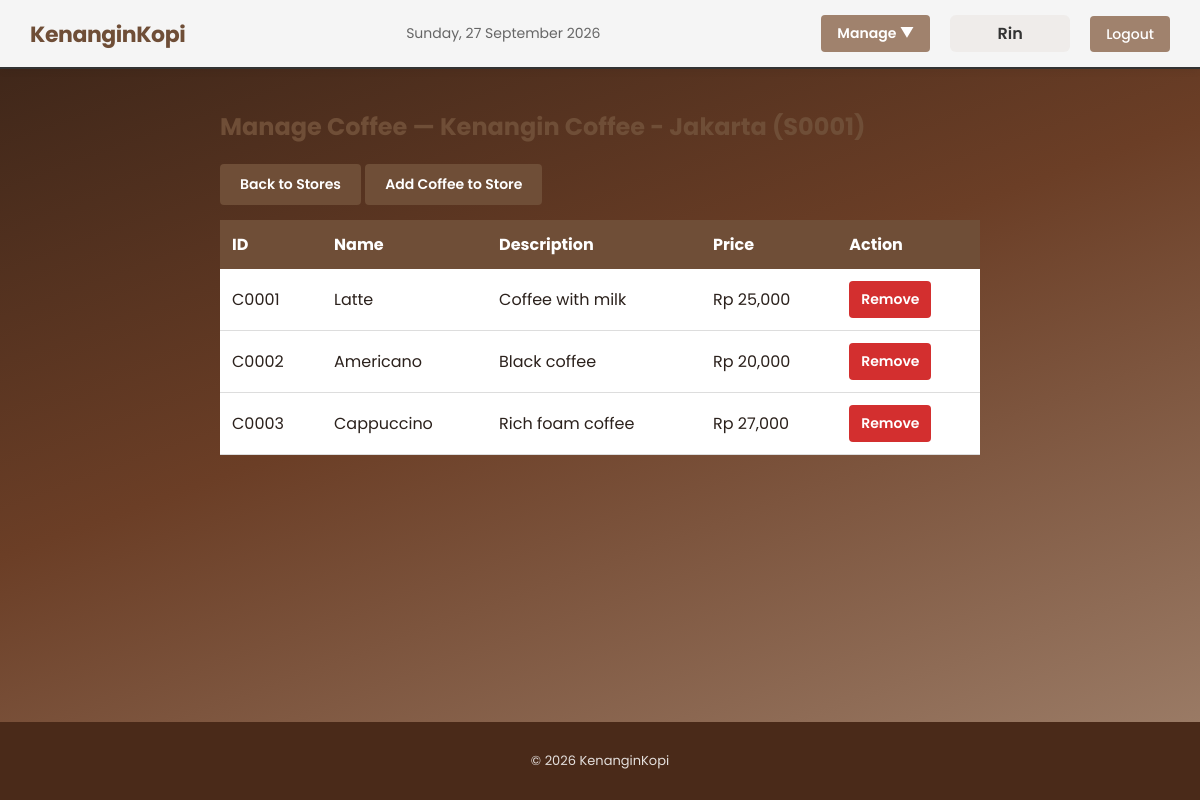
/admin/manage_coffee.php?store=S0001 (signed in), run on the app's committed database.
### tables this page shows
CREATE TABLE users (
  UserID char(5) NOT NULL,
  UserFullName varchar(50) NOT NULL,
  UserName varchar(50) NOT NULL,
  UserEmail varchar(50) NOT NULL,
  UserPassword varchar(100) NOT NULL,
  UserRole char(6) NOT NULL DEFAULT 'User'
);

CREATE TABLE store (
  StoreID char(5) NOT NULL,
  StoreName varchar(50) NOT NULL,
  StoreLocation varchar(100) NOT NULL
);

CREATE TABLE storecoffee (
  StoreID char(5) NOT NULL,
  CoffeeID char(5) NOT NULL,
  Price decimal(8,2) NOT NULL
);

CREATE TABLE coffee (
  CoffeeID char(5) NOT NULL,
  CoffeeName varchar(50) NOT NULL,
  CoffeeDesc varchar(100) NOT NULL
);

### admin/manage_coffee.php (the view, shortened to what this page needs)
<?php
require_once __DIR__ . '/../inc/db.php';
$store_filter = trim($_GET['store'] ?? '');
if ($store_filter !== '') {
  $stmt = $mysqli->prepare("SELECT StoreName FROM store WHERE StoreID = ?");
  $stmt->bind_param('s', $store_filter);
  $stmt->execute();
  $sr = $stmt->get_result()->fetch_assoc();
  $store_name = $sr['StoreName'];
  $res = $mysqli->prepare("SELECT c.CoffeeID, c.CoffeeName, c.CoffeeDesc, sc.Price FROM coffee c JOIN storecoffee sc ON sc.CoffeeID = c.CoffeeID WHERE sc.StoreID = ? ORDER BY c.CoffeeID ASC");
  $res->bind_param('s', $store_filter);
  $res->execute();
  $result = $res->get_result();
  require_once __DIR__ . '/../inc/header.php';
} else {
  $result = $mysqli->query("SELECT c.CoffeeID, c.CoffeeName, c.CoffeeDesc FROM coffee c ORDER BY c.CoffeeID ASC");
  require_once __DIR__ . '/../inc/header.php';
}
?>
<?php if (!empty($store_filter)): ?>
  <h2>Manage Coffee — <?=htmlspecialchars($store_name)?> (<?=htmlspecialchars($store_filter)?>)</h2>
  <a href="manage_stores.php" class="btn">Back to Stores</a>
  <a href="add_coffee.php?store=<?=urlencode($store_filter)?>" class="btn">Add Coffee to Store</a>
  <table>
    <thead><tr><th>ID</th><th>Name</th><th>Description</th><th>Price</th><th>Action</th></tr></thead>
    <tbody>
    <?php while ($c = $result->fetch_assoc()): ?>
      <tr>
        <td><?=htmlspecialchars($c['CoffeeID'])?></td>
        <td><?=htmlspecialchars($c['CoffeeName'])?></td>
        <td><?=htmlspecialchars($c['CoffeeDesc'])?></td>
        <td>Rp <?=number_format($c['Price'] ?? 0)?></td>
        <td>
          <form method="post" onsubmit="return confirm('Remove this coffee from store?');">
            <button type="submit" name="delete_coffee" class="btn btn-delete">Remove</button>
          </form>
        </td>
      </tr>
    <?php endwhile; ?>
    </tbody>
  </table>
<?php endif; ?>
<?php require_once __DIR__ . '/../inc/footer.php'; ?>

### inc/header.php (shortened to what this page needs)
<?php
require_once __DIR__ . '/db.php';
$base_path = (strpos($_SERVER['REQUEST_URI'], '/admin/') !== false) ? '../' : '';
$user = null;
if (!empty($_SESSION['user_id'])) {
    $stmt = $mysqli->prepare("SELECT UserID, UserFullName, UserName, UserEmail, UserRole FROM Users WHERE UserID = ?");
    $stmt->bind_param("s", $_SESSION['user_id']);
    $stmt->execute();
    $user_res = $stmt->get_result();
    $user = $user_res->fetch_assoc();
}
$today = date('l, d F Y');
?>
<!doctype html>
<html>
<head>
  <link rel="stylesheet" href="<?=$base_path?>assets/css/base.css">
</head>
<body>
  <header class="main-header">
    <div class="brand"><a href="<?=$base_path?>index.php">KenanginKopi</a></div>
    <div class="date"><?=$today?></div>
    <nav>
      <ul>
        <?php if (!$user): ?>
          <li><a href="<?=$base_path?>login.php">Login</a></li>
        <?php elseif ($user['UserRole'] === 'Admin'): ?>
          <li class="dropdown">
            <button class="dropdown-btn">Manage ▼</button>
          </li>
          <li><span class="user-name"><?=htmlspecialchars($user['UserName'])?></span></li>
          <li><a href="<?=$base_path?>logout.php" class="logout-btn">Logout</a></li>
        <?php endif; ?>
      </ul>
    </nav>
  </header>
  <main class="container">

### inc/footer.php (shortened to what this page needs)
  </main>
  <footer class="main-footer">
    <p>&copy; <?=date('Y')?> KenanginKopi</p>
  </footer>
</body>
</html>

### assets/css/base.css (style rules this page uses)
:root { --accent: #6b3e26; --accent-dark: #4a2a19; --accent-light: #a0826d; --cream: #f7f1ea; --text: #2b211c; --muted: #7a6f68; --danger: #c0392b; --success: #2e7d32; --radius: 12px; }
* { box-sizing: border-box; }
html, body { height: 100%; }
body { font-family: 'Poppins', Inter, ui-sans-serif, system-ui, Arial, Helvetica, sans-serif; margin: 0; color: var(--text); display: flex; flex-direction: column; min-height: 100vh; background: linear-gradient(160deg, #3a2418 0%, #6b3e26 45%, #a0826d 100%); background-attachment: fixed; }
.container { padding: 20px; max-width: 800px; margin: 0 auto; width: 100%; flex: 1 0 auto; }
.main-header { display: flex; align-items: center; justify-content: space-between; padding: 14px 24px; background: rgba(255, 255, 255, 0.92); border-bottom: 1px solid #ecdfd3; backdrop-filter: blur(6px); position: sticky; top: 0; z-index: 10; box-shadow: 0 2px 8px rgba(0,0,0,0.06); }
.brand a { font-size: 22px; color: var(--accent); text-decoration: none; font-weight: 700; letter-spacing: -0.02em; }
nav ul { list-style: none; margin: 0; padding: 0; display: flex; gap: 8px; align-items: center; }
nav li { border-radius: 8px; }
nav a { color: var(--text); text-decoration: none; padding: 8px 12px; border-radius: 8px; font-weight: 500; transition: background 0.15s ease, color 0.15s ease; }
.date { color: var(--muted); font-size: 13px; }
h2 { color: var(--accent-dark); }
button, input[type="submit"], .btn { background: var(--accent); color: #fff; border: none; padding: 9px 16px; border-radius: 8px; cursor: pointer; font-family: inherit; font-weight: 600; font-size: 14px; transition: background 0.15s ease, transform 0.1s ease, box-shadow 0.15s ease; }
.main-footer { flex-shrink: 0; padding: 16px; text-align: center; background: var(--accent-dark); color: rgba(255,255,255,0.85); font-size: 13px; }

### inc/header.php (style rules this page uses)
.main-header { display: flex; justify-content: space-between; align-items: center; padding: 15px 30px; background: #f5f5f5; border-bottom: 2px solid #333; }
.brand { font-size: 24px; font-weight: bold; color: #6f4e37; }
.brand a { text-decoration: none; color: #6f4e37; }
.date { color: #666; font-size: 14px; }
nav ul { display: flex; gap: 20px; list-style: none; margin: 0; padding: 0; align-items: center; }
nav a, nav button { text-decoration: none; color: #333; font-size: 14px; padding: 8px 12px; }
.dropdown { position: relative; display: inline-block; }
.dropdown-btn { background: #a0826d; color: white; padding: 8px 16px; border: none; border-radius: 4px; cursor: pointer; font-size: 14px; }
.logout-btn { background: #a0826d; color: white; padding: 8px 16px; border: none; border-radius: 4px; cursor: pointer; font-size: 14px; text-decoration: none; }
.user-name { color: #333; font-size: 16px; font-weight: 600; padding: 6px 10px; background: rgba(160,128,109,0.08); border-radius: 6px; min-width: 120px; text-align: center; display: inline-block; }

### admin/manage_coffee.php (style rules this page uses)
main { max-width: 1000px; margin: 20px auto; padding: 20px; }
h2 { color: #6f4e37; margin-bottom: 20px; }
a.btn { display: inline-block; padding: 10px 20px; background: #6f4e37; color: white; text-decoration: none; border-radius: 4px; margin-bottom: 15px; border: none; cursor: pointer; font-size: 14px; }
table { width: 100%; border-collapse: collapse; background: white; }
th { background: #6f4e37; color: white; padding: 12px; text-align: left; }
td { padding: 12px; border-bottom: 1px solid #ddd; }
button.btn-delete { background: #d32f2f; padding: 8px 12px; color: white; border: none; border-radius: 4px; cursor: pointer; }
form { display: inline; }

### data on the page
users: UserName "Rin"
store: StoreName "Kenangin Coffee - Jakarta"
storecoffee: CoffeeID.CoffeeID "C0001", CoffeeID.CoffeeName "Latte", CoffeeID.CoffeeDesc "Coffee with milk", Price "25,000"
storecoffee: CoffeeID.CoffeeID "C0002", CoffeeID.CoffeeName "Americano", CoffeeID.CoffeeDesc "Black coffee", Price "20,000"
storecoffee: CoffeeID.CoffeeID "C0003", CoffeeID.CoffeeName "Cappuccino", CoffeeID.CoffeeDesc "Rich foam coffee", Price "27,000"

### other printed values
$store_filter "S0001"
